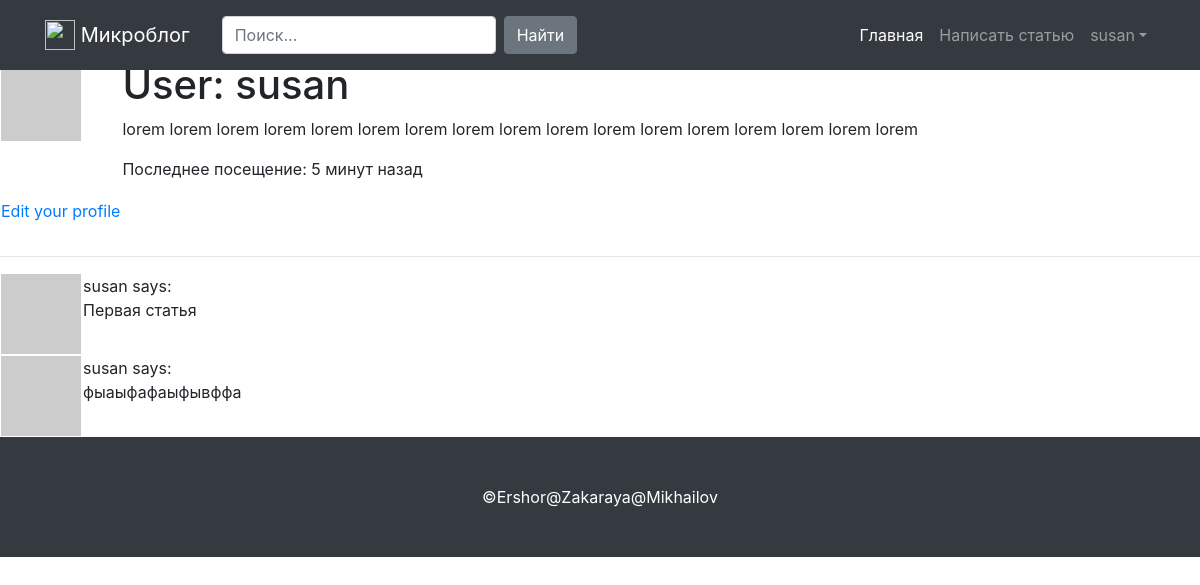
Page /user/susan (signed in) on the committed database.
### app/models.py (models this page shows, shortened)
class User(UserMixin, db.Model):
    id = db.Column(db.Integer, primary_key=True)
    username = db.Column(db.String(64), index=True, unique=True)
    email = db.Column(db.String(120), index=True, unique=True)
    password_hash = db.Column(db.String(128))
    posts = db.relationship('Post', backref='author', lazy='dynamic')
    about_me = db.Column(db.String(140))
    last_seen = db.Column(db.DateTime, default=datetime.utcnow)
    def avatar(self, size):
        digest = md5(self.email.lower().encode('utf-8')).hexdigest()
        return 'https://www.gravatar.com/avatar/{}?d=identicon&s={}'.format(digest, size)
    def __repr__(self):
        return self.username

class Post(db.Model):
    id = db.Column(db.Integer, primary_key=True)
    title = db.Column(db.String(255))
    body = db.Column(db.Text)
    date = db.Column(db.DateTime, index=True, default=datetime.utcnow)
    user_id = db.Column(db.Integer, db.ForeignKey('user.id'))

### app/routes.py (the view)
@app.route('/user/<username>')
@login_required
def user(username):
    user = User.query.filter_by(username=username).first_or_404()
    return render_template('user.html', user=user, posts=user.posts)

### app/models.py (called while the page is built)
@login.user_loader
def load_user(uid):
    return User.query.get(int(uid))

### app/momentjs.py (called while the page is built)
    def render(self, format):
        return Markup("<script>\nmoment.locale('ru');\ndocument.write(moment(\"%s\").%s);\n</script>" % (self.date.strftime("%Y-%m-%dT%H:%M:%S Z"), format))

    def fromNow(self):
        return self.render("fromNow()")

### app/routes.py (called while the page is built)
@app.before_request
def before_request():
    if current_user.is_authenticated:
        current_user.last_seen = datetime.utcnow()
        db.session.commit()

### app/templates/user.html
{% extends 'base.html' %}
{% block content %}
    <table>
        <tr valign="top">
            <td><img src="{{ user.avatar(128) }}"></td>
            <td>
                <h1>User: {{ user.username }}</h1>
                {% if user.about_me %}
                    <p>
                        {{ user.about_me }}
                    </p>
                {% endif %}
                {% if user.last_seen %}
                    <p>
                        Последнее посещение: {{ momentjs(user.last_seen).fromNow() }}
                    </p>
                {% endif %}
            </td>
        </tr>
        <tr>
            <td>
            {% if user == current_user %}
                <p>
                    <a href="{{ url_for('edit_profile') }}">Edit your profile</a>
                </p>
            {% endif %}
            </td>
        </tr>
    </table>
    <hr>
    {% for post in posts %}
        {% include '_post.html' %}
    {% endfor %}
{% endblock %}

### app/templates/base.html (shortened to what this page needs)
<!DOCTYPE html>
<html lang="en">
<head>
    <link rel="stylesheet" href="https://maxcdn.bootstrapcdn.com/bootstrap/4.0.0/css/bootstrap.min.css">
    <link rel="stylesheet" href="https://maxcdn.bootstrapcdn.com/font-awesome/4.4.0/css/font-awesome.min.css">
    <link rel="stylesheet" href="{{ url_for('static', filename = 'css/index.css') }}">
</head>
<body>
    <nav class="navbar navbar-expand-lg navbar-dark bg-dark fixed-top">
        <div class="container">
            <a class="navbar-brand" href="/">
            <img src="https://v4-alpha.getbootstrap.com/assets/brand/bootstrap-solid.svg" width="30" height="30" class="d-inline-block align-top" alt="">
            Микроблог</a>
            <div class="collapse navbar-collapse" id="navbarResponsive">
                <nav class="navbar navbar-expand-sm bg-dark navbar-dark">
                    <form class="form-inline" action="">
                        <input class="form-control mr-sm-2" type="text" placeholder="Поиск...">
                        <button class="btn btn-secondary" type="submit">Найти</button>
                    </form>
                </nav>
                <ul class="navbar-nav ml-auto">
                    <li class="nav-item active">
                        <a class="nav-link" href="#">
                        Главная
                    </a>
                    </li>
                    {% if current_user.is_anonymous %}
                    <li class="nav-item">
                        <a class="nav-link" href="{{ url_for('login') }}"><span class="glyphicon glyphicon-user"></span>Логин</a>
                    </li>
                    <li class="nav-item">
                        <a class="nav-link" href="/register">Регистрация</a>
                    </li>
                    {% else %}
                    <li class="nav-item">
                        <a class="nav-link" href="{{url_for('add_post')}}">Написать статью</a>
                    </li>
                    <li class="dropdown nav-item">
                        <a class="dropdown-toggle nav-link" data-toggle="dropdown" href="">{{ current_user }}</a>
                    </li>
                    {% endif %}
                </ul>
            </div>
        </div>
    </nav>
    {% block content %}
    {% endblock %}
    <footer class="footer py-5 bg-dark">
        <div class="container">
            <p class="m-0 text-center text-white">&copy;Ershor@Zakaraya@Mikhailov</p>
        </div>
    </footer>
</body>
</html>

### app/templates/_post.html
<table>
    <tr valign="top">
        <td><img src="{{ post.author.avatar(36) }}"></td>
        <td>{{ post.author.username }} says:<br>{{ post.title }}</td>
    </tr>
</table>

### app/static/css/index.css (style rules this page uses)
body { padding-top: 60px; }
@media (min-width: 992px) { body { padding-top: 60px; } }

### rows in the picture
User: username "susan", about_me "lorem lorem lorem lorem lorem lorem lorem lorem lorem lorem lorem lorem lorem lorem lorem lorem lorem"
Post: author.username "susan", title "Первая статья"
Post: author.username "susan", title "фыаыфафаыфывффа"
